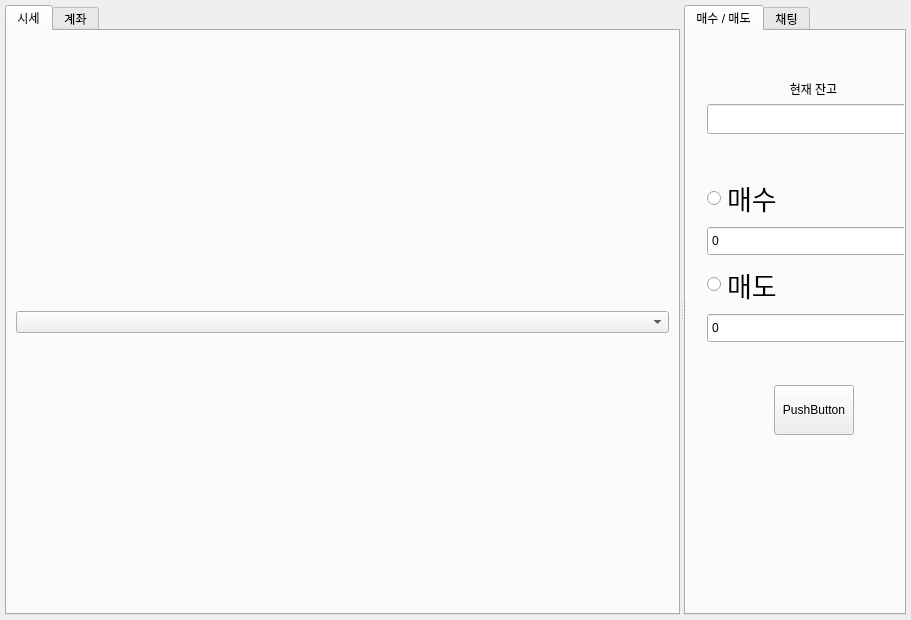
<?xml version="1.0" encoding="UTF-8"?>
<ui version="4.0">
 <class>HomeView</class>
 <widget class="QWidget" name="HomeView">
  <property name="geometry">
   <rect>
    <x>0</x>
    <y>0</y>
    <width>911</width>
    <height>620</height>
   </rect>
  </property>
  <property name="sizePolicy">
   <sizepolicy hsizetype="Expanding" vsizetype="Expanding">
    <horstretch>0</horstretch>
    <verstretch>0</verstretch>
   </sizepolicy>
  </property>
  <property name="windowTitle">
   <string>Form</string>
  </property>
  <layout class="QHBoxLayout" name="horizontalLayout_4">
   <property name="leftMargin">
    <number>5</number>
   </property>
   <property name="topMargin">
    <number>5</number>
   </property>
   <property name="rightMargin">
    <number>5</number>
   </property>
   <property name="bottomMargin">
    <number>5</number>
   </property>
   <item>
    <widget class="QSplitter" name="splitter">
     <property name="orientation">
      <enum>Qt::Orientation::Horizontal</enum>
     </property>
     <widget class="QTabWidget" name="tapwidget">
      <property name="sizePolicy">
       <sizepolicy hsizetype="Expanding" vsizetype="Expanding">
        <horstretch>0</horstretch>
        <verstretch>0</verstretch>
       </sizepolicy>
      </property>
      <property name="minimumSize">
       <size>
        <width>0</width>
        <height>0</height>
       </size>
      </property>
      <property name="currentIndex">
       <number>0</number>
      </property>
      <widget class="QWidget" name="tab">
       <attribute name="title">
        <string>시세</string>
       </attribute>
       <layout class="QVBoxLayout" name="chartTab">
        <item>
         <widget class="QComboBox" name="comboBox"/>
        </item>
       </layout>
      </widget>
      <widget class="QWidget" name="tab_2">
       <attribute name="title">
        <string>계좌</string>
       </attribute>
       <layout class="QVBoxLayout" name="verticalLayout">
        <item>
         <widget class="QTextBrowser" name="textBrowser">
          <property name="cursor" stdset="0">
           <cursorShape>ArrowCursor</cursorShape>
          </property>
          <property name="autoFillBackground">
           <bool>false</bool>
          </property>
          <property name="html">
           <string>&lt;!DOCTYPE HTML PUBLIC &quot;-//W3C//DTD HTML 4.0//EN&quot; &quot;http://www.w3.org/TR/REC-html40/strict.dtd&quot;&gt;
&lt;html&gt;&lt;head&gt;&lt;meta name=&quot;qrichtext&quot; content=&quot;1&quot; /&gt;&lt;meta charset=&quot;utf-8&quot; /&gt;&lt;style type=&quot;text/css&quot;&gt;
p, li { white-space: pre-wrap; }
hr { height: 1px; border-width: 0; }
li.unchecked::marker { content: &quot;\2610&quot;; }
li.checked::marker { content: &quot;\2612&quot;; }
&lt;/style&gt;&lt;/head&gt;&lt;body style=&quot; font-family:'.AppleSystemUIFont'; font-size:13pt; font-weight:400; font-style:normal;&quot;&gt;
&lt;p align=&quot;center&quot; style=&quot; margin-top:0px; margin-bottom:0px; margin-left:0px; margin-right:0px; -qt-block-indent:0; text-indent:0px;&quot;&gt;&lt;span style=&quot; font-family:'맑은 고딕'; font-size:9pt;&quot;&gt;이름 / &amp;lt;현재 보유중인 현금&amp;gt;&lt;/span&gt;&lt;/p&gt;&lt;/body&gt;&lt;/html&gt;</string>
          </property>
         </widget>
        </item>
        <item>
         <layout class="QGridLayout" name="gridLayout">
          <property name="spacing">
           <number>0</number>
          </property>
          <item row="0" column="1" colspan="2">
           <widget class="QTextBrowser" name="purchasePrice"/>
          </item>
          <item row="1" column="3">
           <widget class="QTextBrowser" name="textBrowser_8">
            <property name="html">
             <string>&lt;!DOCTYPE HTML PUBLIC &quot;-//W3C//DTD HTML 4.0//EN&quot; &quot;http://www.w3.org/TR/REC-html40/strict.dtd&quot;&gt;
&lt;html&gt;&lt;head&gt;&lt;meta name=&quot;qrichtext&quot; content=&quot;1&quot; /&gt;&lt;meta charset=&quot;utf-8&quot; /&gt;&lt;style type=&quot;text/css&quot;&gt;
p, li { white-space: pre-wrap; }
hr { height: 1px; border-width: 0; }
li.unchecked::marker { content: &quot;\2610&quot;; }
li.checked::marker { content: &quot;\2612&quot;; }
&lt;/style&gt;&lt;/head&gt;&lt;body style=&quot; font-family:'.AppleSystemUIFont'; font-size:13pt; font-weight:400; font-style:normal;&quot;&gt;
&lt;p align=&quot;center&quot; style=&quot; margin-top:0px; margin-bottom:0px; margin-left:0px; margin-right:0px; -qt-block-indent:0; text-indent:0px;&quot;&gt;&lt;span style=&quot; font-family:'맑은 고딕'; font-size:9pt;&quot;&gt;수익율(%)&lt;/span&gt;&lt;/p&gt;&lt;/body&gt;&lt;/html&gt;</string>
            </property>
           </widget>
          </item>
          <item row="0" column="3">
           <widget class="QTextBrowser" name="textBrowser_6">
            <property name="html">
             <string>&lt;!DOCTYPE HTML PUBLIC &quot;-//W3C//DTD HTML 4.0//EN&quot; &quot;http://www.w3.org/TR/REC-html40/strict.dtd&quot;&gt;
&lt;html&gt;&lt;head&gt;&lt;meta name=&quot;qrichtext&quot; content=&quot;1&quot; /&gt;&lt;meta charset=&quot;utf-8&quot; /&gt;&lt;style type=&quot;text/css&quot;&gt;
p, li { white-space: pre-wrap; }
hr { height: 1px; border-width: 0; }
li.unchecked::marker { content: &quot;\2610&quot;; }
li.checked::marker { content: &quot;\2612&quot;; }
&lt;/style&gt;&lt;/head&gt;&lt;body style=&quot; font-family:'.AppleSystemUIFont'; font-size:13pt; font-weight:400; font-style:normal;&quot;&gt;
&lt;p align=&quot;center&quot; style=&quot; margin-top:0px; margin-bottom:0px; margin-left:0px; margin-right:0px; -qt-block-indent:0; text-indent:0px;&quot;&gt;&lt;span style=&quot; font-family:'맑은 고딕'; font-size:9pt;&quot;&gt;평가손익&lt;/span&gt;&lt;/p&gt;&lt;/body&gt;&lt;/html&gt;</string>
            </property>
           </widget>
          </item>
          <item row="1" column="0" colspan="2">
           <widget class="QTextBrowser" name="textBrowser_4">
            <property name="html">
             <string>&lt;!DOCTYPE HTML PUBLIC &quot;-//W3C//DTD HTML 4.0//EN&quot; &quot;http://www.w3.org/TR/REC-html40/strict.dtd&quot;&gt;
&lt;html&gt;&lt;head&gt;&lt;meta name=&quot;qrichtext&quot; content=&quot;1&quot; /&gt;&lt;meta charset=&quot;utf-8&quot; /&gt;&lt;style type=&quot;text/css&quot;&gt;
p, li { white-space: pre-wrap; }
hr { height: 1px; border-width: 0; }
li.unchecked::marker { content: &quot;\2610&quot;; }
li.checked::marker { content: &quot;\2612&quot;; }
&lt;/style&gt;&lt;/head&gt;&lt;body style=&quot; font-family:'.AppleSystemUIFont'; font-size:13pt; font-weight:400; font-style:normal;&quot;&gt;
&lt;p align=&quot;center&quot; style=&quot; margin-top:0px; margin-bottom:0px; margin-left:0px; margin-right:0px; -qt-block-indent:0; text-indent:0px;&quot;&gt;&lt;span style=&quot; font-family:'맑은 고딕'; font-size:9pt;&quot;&gt;평가금액&lt;/span&gt;&lt;/p&gt;&lt;/body&gt;&lt;/html&gt;</string>
            </property>
           </widget>
          </item>
          <item row="1" column="4">
           <widget class="QTextBrowser" name="gainPercent"/>
          </item>
          <item row="0" column="4">
           <widget class="QTextBrowser" name="gain"/>
          </item>
          <item row="0" column="0">
           <widget class="QTextBrowser" name="textBrowser_3">
            <property name="html">
             <string>&lt;!DOCTYPE HTML PUBLIC &quot;-//W3C//DTD HTML 4.0//EN&quot; &quot;http://www.w3.org/TR/REC-html40/strict.dtd&quot;&gt;
&lt;html&gt;&lt;head&gt;&lt;meta name=&quot;qrichtext&quot; content=&quot;1&quot; /&gt;&lt;meta charset=&quot;utf-8&quot; /&gt;&lt;style type=&quot;text/css&quot;&gt;
p, li { white-space: pre-wrap; }
hr { height: 1px; border-width: 0; }
li.unchecked::marker { content: &quot;\2610&quot;; }
li.checked::marker { content: &quot;\2612&quot;; }
&lt;/style&gt;&lt;/head&gt;&lt;body style=&quot; font-family:'.AppleSystemUIFont'; font-size:13pt; font-weight:400; font-style:normal;&quot;&gt;
&lt;p align=&quot;center&quot; style=&quot; margin-top:0px; margin-bottom:0px; margin-left:0px; margin-right:0px; -qt-block-indent:0; text-indent:0px;&quot;&gt;&lt;span style=&quot; font-family:'맑은 고딕'; font-size:9pt;&quot;&gt;매입금액&lt;/span&gt;&lt;/p&gt;&lt;/body&gt;&lt;/html&gt;</string>
            </property>
           </widget>
          </item>
          <item row="1" column="2">
           <widget class="QTextBrowser" name="recentPrice"/>
          </item>
         </layout>
        </item>
        <item>
         <widget class="Line" name="line">
          <property name="orientation">
           <enum>Qt::Orientation::Horizontal</enum>
          </property>
         </widget>
        </item>
        <item>
         <widget class="QTextBrowser" name="textBrowser_23">
          <property name="html">
           <string>&lt;!DOCTYPE HTML PUBLIC &quot;-//W3C//DTD HTML 4.0//EN&quot; &quot;http://www.w3.org/TR/REC-html40/strict.dtd&quot;&gt;
&lt;html&gt;&lt;head&gt;&lt;meta name=&quot;qrichtext&quot; content=&quot;1&quot; /&gt;&lt;meta charset=&quot;utf-8&quot; /&gt;&lt;style type=&quot;text/css&quot;&gt;
p, li { white-space: pre-wrap; }
hr { height: 1px; border-width: 0; }
li.unchecked::marker { content: &quot;\2610&quot;; }
li.checked::marker { content: &quot;\2612&quot;; }
&lt;/style&gt;&lt;/head&gt;&lt;body style=&quot; font-family:'.AppleSystemUIFont'; font-size:13pt; font-weight:400; font-style:normal;&quot;&gt;
&lt;p align=&quot;center&quot; style=&quot; margin-top:0px; margin-bottom:0px; margin-left:0px; margin-right:0px; -qt-block-indent:0; text-indent:0px;&quot;&gt;&lt;span style=&quot; font-family:'맑은 고딕'; font-size:9pt;&quot;&gt;거래내역&lt;/span&gt;&lt;/p&gt;&lt;/body&gt;&lt;/html&gt;</string>
          </property>
         </widget>
        </item>
        <item>
         <layout class="QHBoxLayout" name="horizontalLayout">
          <property name="spacing">
           <number>0</number>
          </property>
          <item>
           <widget class="QTextBrowser" name="textBrowser_14">
            <property name="html">
             <string>&lt;!DOCTYPE HTML PUBLIC &quot;-//W3C//DTD HTML 4.0//EN&quot; &quot;http://www.w3.org/TR/REC-html40/strict.dtd&quot;&gt;
&lt;html&gt;&lt;head&gt;&lt;meta name=&quot;qrichtext&quot; content=&quot;1&quot; /&gt;&lt;meta charset=&quot;utf-8&quot; /&gt;&lt;style type=&quot;text/css&quot;&gt;
p, li { white-space: pre-wrap; }
hr { height: 1px; border-width: 0; }
li.unchecked::marker { content: &quot;\2610&quot;; }
li.checked::marker { content: &quot;\2612&quot;; }
&lt;/style&gt;&lt;/head&gt;&lt;body style=&quot; font-family:'.AppleSystemUIFont'; font-size:13pt; font-weight:400; font-style:normal;&quot;&gt;
&lt;p align=&quot;center&quot; style=&quot; margin-top:0px; margin-bottom:0px; margin-left:0px; margin-right:0px; -qt-block-indent:0; text-indent:0px;&quot;&gt;&lt;span style=&quot; font-family:'맑은 고딕'; font-size:9pt;&quot;&gt;주문정보&lt;/span&gt;&lt;/p&gt;&lt;/body&gt;&lt;/html&gt;</string>
            </property>
           </widget>
          </item>
          <item>
           <widget class="QTextBrowser" name="textBrowser_10">
            <property name="html">
             <string>&lt;!DOCTYPE HTML PUBLIC &quot;-//W3C//DTD HTML 4.0//EN&quot; &quot;http://www.w3.org/TR/REC-html40/strict.dtd&quot;&gt;
&lt;html&gt;&lt;head&gt;&lt;meta name=&quot;qrichtext&quot; content=&quot;1&quot; /&gt;&lt;meta charset=&quot;utf-8&quot; /&gt;&lt;style type=&quot;text/css&quot;&gt;
p, li { white-space: pre-wrap; }
hr { height: 1px; border-width: 0; }
li.unchecked::marker { content: &quot;\2610&quot;; }
li.checked::marker { content: &quot;\2612&quot;; }
&lt;/style&gt;&lt;/head&gt;&lt;body style=&quot; font-family:'.AppleSystemUIFont'; font-size:13pt; font-weight:400; font-style:normal;&quot;&gt;
&lt;p align=&quot;center&quot; style=&quot; margin-top:0px; margin-bottom:0px; margin-left:0px; margin-right:0px; -qt-block-indent:0; text-indent:0px;&quot;&gt;&lt;span style=&quot; font-family:'맑은 고딕'; font-size:9pt;&quot;&gt;거래일시&lt;/span&gt;&lt;/p&gt;&lt;/body&gt;&lt;/html&gt;</string>
            </property>
           </widget>
          </item>
          <item>
           <widget class="QTextBrowser" name="textBrowser_11">
            <property name="html">
             <string>&lt;!DOCTYPE HTML PUBLIC &quot;-//W3C//DTD HTML 4.0//EN&quot; &quot;http://www.w3.org/TR/REC-html40/strict.dtd&quot;&gt;
&lt;html&gt;&lt;head&gt;&lt;meta name=&quot;qrichtext&quot; content=&quot;1&quot; /&gt;&lt;meta charset=&quot;utf-8&quot; /&gt;&lt;style type=&quot;text/css&quot;&gt;
p, li { white-space: pre-wrap; }
hr { height: 1px; border-width: 0; }
li.unchecked::marker { content: &quot;\2610&quot;; }
li.checked::marker { content: &quot;\2612&quot;; }
&lt;/style&gt;&lt;/head&gt;&lt;body style=&quot; font-family:'.AppleSystemUIFont'; font-size:13pt; font-weight:400; font-style:normal;&quot;&gt;
&lt;p align=&quot;center&quot; style=&quot; margin-top:0px; margin-bottom:0px; margin-left:0px; margin-right:0px; -qt-block-indent:0; text-indent:0px;&quot;&gt;&lt;span style=&quot; font-family:'맑은 고딕'; font-size:9pt;&quot;&gt;거래수량&lt;/span&gt;&lt;/p&gt;&lt;/body&gt;&lt;/html&gt;</string>
            </property>
           </widget>
          </item>
          <item>
           <widget class="QTextBrowser" name="textBrowser_12">
            <property name="html">
             <string>&lt;!DOCTYPE HTML PUBLIC &quot;-//W3C//DTD HTML 4.0//EN&quot; &quot;http://www.w3.org/TR/REC-html40/strict.dtd&quot;&gt;
&lt;html&gt;&lt;head&gt;&lt;meta name=&quot;qrichtext&quot; content=&quot;1&quot; /&gt;&lt;meta charset=&quot;utf-8&quot; /&gt;&lt;style type=&quot;text/css&quot;&gt;
p, li { white-space: pre-wrap; }
hr { height: 1px; border-width: 0; }
li.unchecked::marker { content: &quot;\2610&quot;; }
li.checked::marker { content: &quot;\2612&quot;; }
&lt;/style&gt;&lt;/head&gt;&lt;body style=&quot; font-family:'.AppleSystemUIFont'; font-size:13pt; font-weight:400; font-style:normal;&quot;&gt;
&lt;p align=&quot;center&quot; style=&quot; margin-top:0px; margin-bottom:0px; margin-left:0px; margin-right:0px; -qt-block-indent:0; text-indent:0px;&quot;&gt;&lt;span style=&quot; font-family:'맑은 고딕'; font-size:9pt;&quot;&gt;거래액수&lt;/span&gt;&lt;/p&gt;&lt;/body&gt;&lt;/html&gt;</string>
            </property>
           </widget>
          </item>
          <item>
           <widget class="QTextBrowser" name="textBrowser_13">
            <property name="html">
             <string>&lt;!DOCTYPE HTML PUBLIC &quot;-//W3C//DTD HTML 4.0//EN&quot; &quot;http://www.w3.org/TR/REC-html40/strict.dtd&quot;&gt;
&lt;html&gt;&lt;head&gt;&lt;meta name=&quot;qrichtext&quot; content=&quot;1&quot; /&gt;&lt;meta charset=&quot;utf-8&quot; /&gt;&lt;style type=&quot;text/css&quot;&gt;
p, li { white-space: pre-wrap; }
hr { height: 1px; border-width: 0; }
li.unchecked::marker { content: &quot;\2610&quot;; }
li.checked::marker { content: &quot;\2612&quot;; }
&lt;/style&gt;&lt;/head&gt;&lt;body style=&quot; font-family:'.AppleSystemUIFont'; font-size:13pt; font-weight:400; font-style:normal;&quot;&gt;
&lt;p align=&quot;center&quot; style=&quot; margin-top:0px; margin-bottom:0px; margin-left:0px; margin-right:0px; -qt-block-indent:0; text-indent:0px;&quot;&gt;&lt;span style=&quot; font-family:'맑은 고딕'; font-size:9pt;&quot;&gt;총액수&lt;/span&gt;&lt;/p&gt;&lt;/body&gt;&lt;/html&gt;</string>
            </property>
           </widget>
          </item>
         </layout>
        </item>
        <item>
         <layout class="QHBoxLayout" name="horizontalLayout_3">
          <property name="spacing">
           <number>0</number>
          </property>
          <item>
           <widget class="QTextBrowser" name="orderType">
            <property name="html">
             <string>&lt;!DOCTYPE HTML PUBLIC &quot;-//W3C//DTD HTML 4.0//EN&quot; &quot;http://www.w3.org/TR/REC-html40/strict.dtd&quot;&gt;
&lt;html&gt;&lt;head&gt;&lt;meta name=&quot;qrichtext&quot; content=&quot;1&quot; /&gt;&lt;meta charset=&quot;utf-8&quot; /&gt;&lt;style type=&quot;text/css&quot;&gt;
p, li { white-space: pre-wrap; }
hr { height: 1px; border-width: 0; }
li.unchecked::marker { content: &quot;\2610&quot;; }
li.checked::marker { content: &quot;\2612&quot;; }
&lt;/style&gt;&lt;/head&gt;&lt;body style=&quot; font-family:'.AppleSystemUIFont'; font-size:13pt; font-weight:400; font-style:normal;&quot;&gt;
&lt;p style=&quot;-qt-paragraph-type:empty; margin-top:0px; margin-bottom:0px; margin-left:0px; margin-right:0px; -qt-block-indent:0; text-indent:0px; font-family:'맑은 고딕'; font-size:9pt;&quot;&gt;&lt;br /&gt;&lt;/p&gt;&lt;/body&gt;&lt;/html&gt;</string>
            </property>
           </widget>
          </item>
          <item>
           <widget class="QTextBrowser" name="orderDate">
            <property name="html">
             <string>&lt;!DOCTYPE HTML PUBLIC &quot;-//W3C//DTD HTML 4.0//EN&quot; &quot;http://www.w3.org/TR/REC-html40/strict.dtd&quot;&gt;
&lt;html&gt;&lt;head&gt;&lt;meta name=&quot;qrichtext&quot; content=&quot;1&quot; /&gt;&lt;meta charset=&quot;utf-8&quot; /&gt;&lt;style type=&quot;text/css&quot;&gt;
p, li { white-space: pre-wrap; }
hr { height: 1px; border-width: 0; }
li.unchecked::marker { content: &quot;\2610&quot;; }
li.checked::marker { content: &quot;\2612&quot;; }
&lt;/style&gt;&lt;/head&gt;&lt;body style=&quot; font-family:'.AppleSystemUIFont'; font-size:13pt; font-weight:400; font-style:normal;&quot;&gt;
&lt;p align=&quot;center&quot; style=&quot;-qt-paragraph-type:empty; margin-top:0px; margin-bottom:0px; margin-left:0px; margin-right:0px; -qt-block-indent:0; text-indent:0px; font-family:'맑은 고딕'; font-size:9pt;&quot;&gt;&lt;br /&gt;&lt;/p&gt;&lt;/body&gt;&lt;/html&gt;</string>
            </property>
           </widget>
          </item>
          <item>
           <widget class="QTextBrowser" name="orderAmount">
            <property name="html">
             <string>&lt;!DOCTYPE HTML PUBLIC &quot;-//W3C//DTD HTML 4.0//EN&quot; &quot;http://www.w3.org/TR/REC-html40/strict.dtd&quot;&gt;
&lt;html&gt;&lt;head&gt;&lt;meta name=&quot;qrichtext&quot; content=&quot;1&quot; /&gt;&lt;meta charset=&quot;utf-8&quot; /&gt;&lt;style type=&quot;text/css&quot;&gt;
p, li { white-space: pre-wrap; }
hr { height: 1px; border-width: 0; }
li.unchecked::marker { content: &quot;\2610&quot;; }
li.checked::marker { content: &quot;\2612&quot;; }
&lt;/style&gt;&lt;/head&gt;&lt;body style=&quot; font-family:'.AppleSystemUIFont'; font-size:13pt; font-weight:400; font-style:normal;&quot;&gt;
&lt;p align=&quot;center&quot; style=&quot;-qt-paragraph-type:empty; margin-top:0px; margin-bottom:0px; margin-left:0px; margin-right:0px; -qt-block-indent:0; text-indent:0px; font-family:'맑은 고딕'; font-size:9pt;&quot;&gt;&lt;br /&gt;&lt;/p&gt;&lt;/body&gt;&lt;/html&gt;</string>
            </property>
           </widget>
          </item>
          <item>
           <widget class="QTextBrowser" name="orderPrice">
            <property name="html">
             <string>&lt;!DOCTYPE HTML PUBLIC &quot;-//W3C//DTD HTML 4.0//EN&quot; &quot;http://www.w3.org/TR/REC-html40/strict.dtd&quot;&gt;
&lt;html&gt;&lt;head&gt;&lt;meta name=&quot;qrichtext&quot; content=&quot;1&quot; /&gt;&lt;meta charset=&quot;utf-8&quot; /&gt;&lt;style type=&quot;text/css&quot;&gt;
p, li { white-space: pre-wrap; }
hr { height: 1px; border-width: 0; }
li.unchecked::marker { content: &quot;\2610&quot;; }
li.checked::marker { content: &quot;\2612&quot;; }
&lt;/style&gt;&lt;/head&gt;&lt;body style=&quot; font-family:'.AppleSystemUIFont'; font-size:13pt; font-weight:400; font-style:normal;&quot;&gt;
&lt;p align=&quot;center&quot; style=&quot;-qt-paragraph-type:empty; margin-top:0px; margin-bottom:0px; margin-left:0px; margin-right:0px; -qt-block-indent:0; text-indent:0px; font-family:'맑은 고딕'; font-size:9pt;&quot;&gt;&lt;br /&gt;&lt;/p&gt;&lt;/body&gt;&lt;/html&gt;</string>
            </property>
           </widget>
          </item>
          <item>
           <widget class="QTextBrowser" name="orderTotal">
            <property name="html">
             <string>&lt;!DOCTYPE HTML PUBLIC &quot;-//W3C//DTD HTML 4.0//EN&quot; &quot;http://www.w3.org/TR/REC-html40/strict.dtd&quot;&gt;
&lt;html&gt;&lt;head&gt;&lt;meta name=&quot;qrichtext&quot; content=&quot;1&quot; /&gt;&lt;meta charset=&quot;utf-8&quot; /&gt;&lt;style type=&quot;text/css&quot;&gt;
p, li { white-space: pre-wrap; }
hr { height: 1px; border-width: 0; }
li.unchecked::marker { content: &quot;\2610&quot;; }
li.checked::marker { content: &quot;\2612&quot;; }
&lt;/style&gt;&lt;/head&gt;&lt;body style=&quot; font-family:'.AppleSystemUIFont'; font-size:13pt; font-weight:400; font-style:normal;&quot;&gt;
&lt;p align=&quot;center&quot; style=&quot;-qt-paragraph-type:empty; margin-top:0px; margin-bottom:0px; margin-left:0px; margin-right:0px; -qt-block-indent:0; text-indent:0px; font-family:'맑은 고딕'; font-size:9pt;&quot;&gt;&lt;br /&gt;&lt;/p&gt;&lt;/body&gt;&lt;/html&gt;</string>
            </property>
           </widget>
          </item>
         </layout>
        </item>
       </layout>
      </widget>
     </widget>
     <widget class="QTabWidget" name="tabWidget">
      <property name="currentIndex">
       <number>0</number>
      </property>
      <widget class="QWidget" name="tab_3">
       <attribute name="title">
        <string>매수 / 매도</string>
       </attribute>
       <widget class="QWidget" name="layoutWidget">
        <property name="geometry">
         <rect>
          <x>21</x>
          <y>13</y>
          <width>213</width>
          <height>427</height>
         </rect>
        </property>
        <layout class="QVBoxLayout" name="verticalLayout_4">
         <item>
          <spacer name="verticalSpacer_2">
           <property name="orientation">
            <enum>Qt::Orientation::Vertical</enum>
           </property>
           <property name="sizeHint" stdset="0">
            <size>
             <width>20</width>
             <height>40</height>
            </size>
           </property>
          </spacer>
         </item>
         <item>
          <widget class="QLabel" name="label">
           <property name="text">
            <string>현재 잔고</string>
           </property>
           <property name="alignment">
            <set>Qt::AlignmentFlag::AlignCenter</set>
           </property>
          </widget>
         </item>
         <item>
          <widget class="QLineEdit" name="lineEdit">
           <property name="minimumSize">
            <size>
             <width>0</width>
             <height>30</height>
            </size>
           </property>
           <property name="readOnly">
            <bool>true</bool>
           </property>
          </widget>
         </item>
         <item>
          <spacer name="verticalSpacer_4">
           <property name="orientation">
            <enum>Qt::Orientation::Vertical</enum>
           </property>
           <property name="sizeHint" stdset="0">
            <size>
             <width>20</width>
             <height>40</height>
            </size>
           </property>
          </spacer>
         </item>
         <item>
          <layout class="QVBoxLayout" name="verticalLayout_3">
           <item>
            <widget class="QRadioButton" name="radioButton">
             <property name="minimumSize">
              <size>
               <width>0</width>
               <height>30</height>
              </size>
             </property>
             <property name="font">
              <font>
               <pointsize>20</pointsize>
              </font>
             </property>
             <property name="text">
              <string>매수</string>
             </property>
            </widget>
           </item>
           <item>
            <widget class="QSpinBox" name="spinBox">
             <property name="minimumSize">
              <size>
               <width>0</width>
               <height>30</height>
              </size>
             </property>
             <property name="maximum">
              <number>99999</number>
             </property>
            </widget>
           </item>
           <item>
            <widget class="QRadioButton" name="radioButton_2">
             <property name="minimumSize">
              <size>
               <width>0</width>
               <height>30</height>
              </size>
             </property>
             <property name="font">
              <font>
               <pointsize>20</pointsize>
              </font>
             </property>
             <property name="text">
              <string>매도</string>
             </property>
            </widget>
           </item>
           <item>
            <widget class="QSpinBox" name="spinBox_2">
             <property name="minimumSize">
              <size>
               <width>0</width>
               <height>30</height>
              </size>
             </property>
             <property name="maximum">
              <number>99999</number>
             </property>
            </widget>
           </item>
          </layout>
         </item>
         <item>
          <spacer name="verticalSpacer_3">
           <property name="orientation">
            <enum>Qt::Orientation::Vertical</enum>
           </property>
           <property name="sizeHint" stdset="0">
            <size>
             <width>20</width>
             <height>40</height>
            </size>
           </property>
          </spacer>
         </item>
         <item>
          <layout class="QHBoxLayout" name="horizontalLayout_5">
           <item>
            <spacer name="horizontalSpacer_2">
             <property name="orientation">
              <enum>Qt::Orientation::Horizontal</enum>
             </property>
             <property name="sizeHint" stdset="0">
              <size>
               <width>40</width>
               <height>20</height>
              </size>
             </property>
            </spacer>
           </item>
           <item>
            <widget class="QPushButton" name="pushButton">
             <property name="minimumSize">
              <size>
               <width>0</width>
               <height>50</height>
              </size>
             </property>
             <property name="text">
              <string>PushButton</string>
             </property>
            </widget>
           </item>
           <item>
            <spacer name="horizontalSpacer_3">
             <property name="orientation">
              <enum>Qt::Orientation::Horizontal</enum>
             </property>
             <property name="sizeHint" stdset="0">
              <size>
               <width>40</width>
               <height>20</height>
              </size>
             </property>
            </spacer>
           </item>
          </layout>
         </item>
         <item>
          <spacer name="verticalSpacer">
           <property name="orientation">
            <enum>Qt::Orientation::Vertical</enum>
           </property>
           <property name="sizeHint" stdset="0">
            <size>
             <width>20</width>
             <height>40</height>
            </size>
           </property>
          </spacer>
         </item>
        </layout>
       </widget>
      </widget>
      <widget class="QWidget" name="tab_4">
       <attribute name="title">
        <string>채팅</string>
       </attribute>
       <layout class="QHBoxLayout" name="horizontalLayout_2">
        <item>
         <widget class="QToolBox" name="chatting_ToolBox">
          <property name="sizePolicy">
           <sizepolicy hsizetype="Expanding" vsizetype="Expanding">
            <horstretch>0</horstretch>
            <verstretch>0</verstretch>
           </sizepolicy>
          </property>
          <property name="minimumSize">
           <size>
            <width>200</width>
            <height>0</height>
           </size>
          </property>
          <property name="currentIndex">
           <number>2</number>
          </property>
          <widget class="QWidget" name="connect_list">
           <property name="geometry">
            <rect>
             <x>0</x>
             <y>0</y>
             <width>95</width>
             <height>95</height>
            </rect>
           </property>
           <property name="sizePolicy">
            <sizepolicy hsizetype="Expanding" vsizetype="Expanding">
             <horstretch>0</horstretch>
             <verstretch>0</verstretch>
            </sizepolicy>
           </property>
           <attribute name="label">
            <string>접속자 목록</string>
           </attribute>
           <layout class="QVBoxLayout" name="verticalLayout_2">
            <item>
             <widget class="QListWidget" name="connect_listWidget"/>
            </item>
           </layout>
          </widget>
          <widget class="QWidget" name="oneByone_list">
           <property name="geometry">
            <rect>
             <x>0</x>
             <y>0</y>
             <width>85</width>
             <height>71</height>
            </rect>
           </property>
           <attribute name="label">
            <string>개인 채팅방</string>
           </attribute>
           <layout class="QVBoxLayout" name="verticalLayout_6">
            <property name="leftMargin">
             <number>0</number>
            </property>
            <property name="topMargin">
             <number>0</number>
            </property>
            <property name="rightMargin">
             <number>0</number>
            </property>
            <property name="bottomMargin">
             <number>0</number>
            </property>
            <item>
             <widget class="QListWidget" name="oneByone_listWidget"/>
            </item>
           </layout>
          </widget>
          <widget class="QWidget" name="oneByMore_list">
           <property name="geometry">
            <rect>
             <x>0</x>
             <y>0</y>
             <width>200</width>
             <height>447</height>
            </rect>
           </property>
           <attribute name="label">
            <string>오픈 채팅방</string>
           </attribute>
           <layout class="QVBoxLayout" name="verticalLayout_7">
            <property name="leftMargin">
             <number>0</number>
            </property>
            <property name="topMargin">
             <number>0</number>
            </property>
            <property name="rightMargin">
             <number>0</number>
            </property>
            <property name="bottomMargin">
             <number>0</number>
            </property>
            <item>
             <widget class="QListWidget" name="oneByMore_listWidget"/>
            </item>
           </layout>
          </widget>
         </widget>
        </item>
       </layout>
      </widget>
     </widget>
    </widget>
   </item>
   <item>
    <spacer name="horizontalSpacer">
     <property name="orientation">
      <enum>Qt::Orientation::Horizontal</enum>
     </property>
     <property name="sizeHint" stdset="0">
      <size>
       <width>40</width>
       <height>20</height>
      </size>
     </property>
    </spacer>
   </item>
  </layout>
 </widget>
 <resources/>
 <connections/>
</ui>
